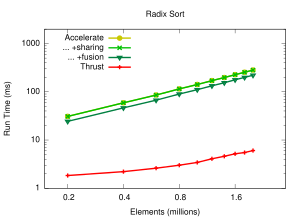

This figure's gnuplot source:
# vim: filetype=gnuplot

set title "Radix Sort"

set terminal pdf size 3,2.2
set output "radixsort.pdf"

set key on
set key left

set xlabel "Elements (millions)"
set logscale x
set xrange [0.15:3]
set xtics  (0.1, 0.2, 0.4, 0.8, 1.6, 3.2)

set ylabel "Run Time (ms)"
set logscale y
set yrange [1:2000]

plot    'radixsort.dat' using ($1):($2)                                 \
                title "Accelerate"                                      \
                ls 1  lw 4 with linespoints,                            \
        'radixsort.dat' using ($1):($3)                                 \
                title "... +sharing"                                    \
                ls 2  lw 4 with linespoints,                            \
        'radixsort.dat' using ($1):($4)                                 \
                title "... +fusion"                                     \
                ls 3  lw 4 with linespoints,                            \
        'radixsort.dat' using ($1):($5)                                 \
                title "Thrust"                                          \
                ls 4  lw 4 with linespoints

#        'radixsort-nikola.dat' using ($1/1000000):($2)                  \
#                title "Nikola"                                          \
#                ls 8  lw 4 with linespoints
